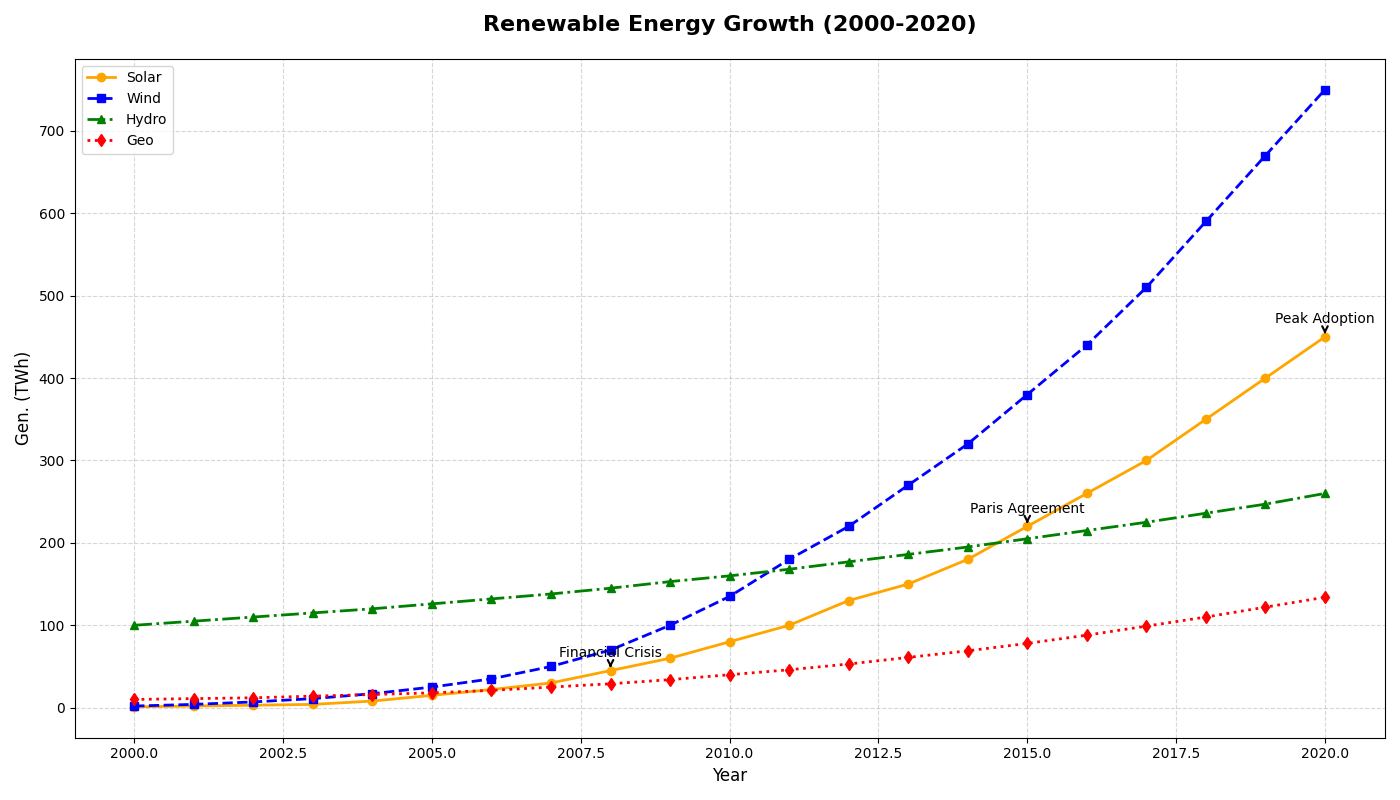

The script that drew this image:
import matplotlib.pyplot as plt
import numpy as np

years = np.arange(2000, 2021)

solar_energy = np.array([1, 2, 3, 4, 8, 15, 22, 30, 45, 60, 80, 100, 130, 150, 180, 220, 260, 300, 350, 400, 450])
wind_energy = np.array([2, 4, 7, 11, 17, 25, 35, 50, 70, 100, 135, 180, 220, 270, 320, 380, 440, 510, 590, 670, 750])
hydropower = np.array([100, 105, 110, 115, 120, 126, 132, 138, 145, 153, 160, 168, 177, 186, 195, 205, 215, 225, 236, 247, 260])
geothermal_energy = np.array([10, 11, 12, 14, 16, 18, 21, 25, 29, 34, 40, 46, 53, 61, 69, 78, 88, 99, 110, 122, 134])

fig, ax = plt.subplots(figsize=(14, 8))

ax.plot(years, solar_energy, label='Solar', color='orange', linestyle='-', marker='o', linewidth=2)
ax.plot(years, wind_energy, label='Wind', color='blue', linestyle='--', marker='s', linewidth=2)
ax.plot(years, hydropower, label='Hydro', color='green', linestyle='-.', marker='^', linewidth=2)
ax.plot(years, geothermal_energy, label='Geo', color='red', linestyle=':', marker='d', linewidth=2)

ax.set_title("Renewable Energy Growth (2000-2020)", fontsize=16, weight='bold', pad=20)
ax.set_xlabel("Year", fontsize=12)
ax.set_ylabel("Gen. (TWh)", fontsize=12)

ax.grid(True, linestyle='--', alpha=0.5)

significant_years = {
    2008: 'Financial Crisis',
    2015: 'Paris Agreement',
    2020: 'Peak Adoption'
}

for year, event in significant_years.items():
    plt.annotate(event, (year, solar_energy[year-2000]), textcoords="offset points", xytext=(0,10), ha='center', fontsize=10, arrowprops=dict(facecolor='black', arrowstyle='->', linewidth=1.5))

ax.legend(loc='upper left', fontsize=10)

plt.tight_layout()
plt.show()
